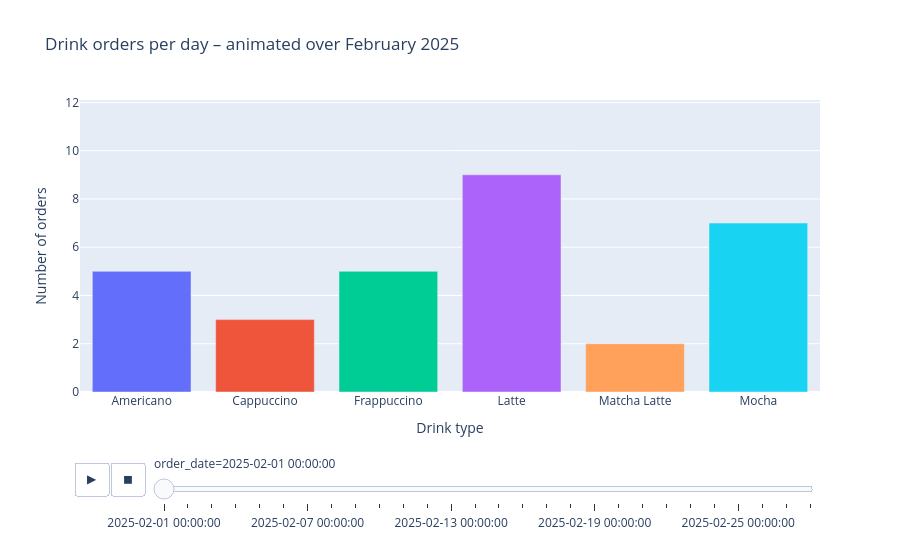

Notebook code for this chart:
### Code cell
# Prepare data: count per drink per day
daily_drink = df.groupby(['order_date','drink_type']).size().reset_index(name='count')

fig = px.bar(
    daily_drink,
    x='drink_type',
    y='count',
    color='drink_type',
    animation_frame='order_date',
    animation_group='drink_type',
    range_y=[0, daily_drink['count'].max()*1.1],
    title="Drink orders per day – animated over February 2025",
    labels={'count':'Number of orders'},
    height=550
)

fig.update_layout(
    xaxis_title="Drink type",
    yaxis_title="Number of orders",
    showlegend=False
)

fig.show()

### Figure 1 — Plotly figure (JSON) as saved in the notebook; plotly's stock layout.template omitted (floating-point values rounded to 4 significant figures)
{"data": [{"hovertemplate": "drink_type=%{x}<br>order_date=2025-02-01 00:00:00<br>Number of orders=%{y}<extra></extra>", "ids": ["Americano"], "legendgroup": "Americano", "marker": {"color": "#636efa", "pattern": {"shape": ""}}, "name": "Americano", "orientation": "v", "showlegend": true, "textposition": "auto", "type": "bar", "x": ["Americano"], "xaxis": "x", "y": [5], "yaxis": "y"}, {"hovertemplate": "drink_type=%{x}<br>order_date=2025-02-01 00:00:00<br>Number of orders=%{y}<extra></extra>", "ids": ["Cappuccino"], "legendgroup": "Cappuccino", "marker": {"color": "#EF553B", "pattern": {"shape": ""}}, "name": "Cappuccino", "orientation": "v", "showlegend": true, "textposition": "auto", "type": "bar", "x": ["Cappuccino"], "xaxis": "x", "y": [3], "yaxis": "y"}, {"hovertemplate": "drink_type=%{x}<br>order_date=2025-02-01 00:00:00<br>Number of orders=%{y}<extra></extra>", "ids": ["Frappuccino"], "legendgroup": "Frappuccino", "marker": {"color": "#00cc96", "pattern": {"shape": ""}}, "name": "Frappuccino", "orientation": "v", "showlegend": true, "textposition": "auto", "type": "bar", "x": ["Frappuccino"], "xaxis": "x", "y": [5], "yaxis": "y"}, {"hovertemplate": "drink_type=%{x}<br>order_date=2025-02-01 00:00:00<br>Number of orders=%{y}<extra></extra>", "ids": ["Latte"], "legendgroup": "Latte", "marker": {"color": "#ab63fa", "pattern": {"shape": ""}}, "name": "Latte", "orientation": "v", "showlegend": true, "textposition": "auto", "type": "bar", "x": ["Latte"], "xaxis": "x", "y": [9], "yaxis": "y"}, {"hovertemplate": "drink_type=%{x}<br>order_date=2025-02-01 00:00:00<br>Number of orders=%{y}<extra></extra>", "ids": ["Matcha Latte"], "legendgroup": "Matcha Latte", "marker": {"color": "#FFA15A", "pattern": {"shape": ""}}, "name": "Matcha Latte", "orientation": "v", "showlegend": true, "textposition": "auto", "type": "bar", "x": ["Matcha Latte"], "xaxis": "x", "y": [2], "yaxis": "y"}, {"hovertemplate": "drink_type=%{x}<br>order_date=2025-02-01 00:00:00<br>Number of orders=%{y}<extra></extra>", "ids": ["Mocha"], "legendgroup": "Mocha", "marker": {"color": "#19d3f3", "pattern": {"shape": ""}}, "name": "Mocha", "orientation": "v", "showlegend": true, "textposition": "auto", "type": "bar", "x": ["Mocha"], "xaxis": "x", "y": [7], "yaxis": "y"}], "layout": {"barmode": "relative", "height": 550, "legend": {"title": {"text": "drink_type"}, "tracegroupgap": 0}, "showlegend": false, "sliders": [{"active": 0, "currentvalue": {"prefix": "order_date="}, "len": 0.9, "pad": {"b": 10, "t": 60}, "steps": [{"args": [["2025-02-01 00:00:00"], {"frame": {"duration": 0, "redraw": true}, "fromcurrent": true, "mode": "immediate", "transition": {"duration": 0, "easing": "linear"}}], "label": "2025-02-01 00:00:00", "method": "animate"}, {"args": [["2025-02-02 00:00:00"], {"frame": {"duration": 0, "redraw": true}, "fromcurrent": true, "mode": "immediate", "transition": {"duration": 0, "easing": "linear"}}], "label": "2025-02-02 00:00:00", "method": "animate"}, {"args": [["2025-02-03 00:00:00"], {"frame": {"duration": 0, "redraw": true}, "fromcurrent": true, "mode": "immediate", "transition": {"duration": 0, "easing": "linear"}}], "label": "2025-02-03 00:00:00", "method": "animate"}, {"args": [["2025-02-04 00:00:00"], {"frame": {"duration": 0, "redraw": true}, "fromcurrent": true, "mode": "immediate", "transition": {"duration": 0, "easing": "linear"}}], "label": "2025-02-04 00:00:00", "method": "animate"}, {"args": [["2025-02-05 00:00:00"], {"frame": {"duration": 0, "redraw": true}, "fromcurrent": true, "mode": "immediate", "transition": {"duration": 0, "easing": "linear"}}], "label": "2025-02-05 00:00:00", "method": "animate"}, {"args": [["2025-02-06 00:00:00"], {"frame": {"duration": 0, "redraw": true}, "fromcurrent": true, "mode": "immediate", "transition": {"duration": 0, "easing": "linear"}}], "label": "2025-02-06 00:00:00", "method": "animate"}, {"args": [["2025-02-07 00:00:00"], {"frame": {"duration": 0, "redraw": true}, "fromcurrent": true, "mode": "immediate", "transition": {"duration": 0, "easing": "linear"}}], "label": "2025-02-07 00:00:00", "method": "animate"}, {"args": [["2025-02-08 00:00:00"], {"frame": {"duration": 0, "redraw": true}, "fromcurrent": true, "mode": "immediate", "transition": {"duration": 0, "easing": "linear"}}], "label": "2025-02-08 00:00:00", "method": "animate"}, {"args": [["2025-02-09 00:00:00"], {"frame": {"duration": 0, "redraw": true}, "fromcurrent": true, "mode": "immediate", "transition": {"duration": 0, "easing": "linear"}}], "label": "2025-02-09 00:00:00", "method": "animate"}, {"args": [["2025-02-10 00:00:00"], {"frame": {"duration": 0, "redraw": true}, "fromcurrent": true, "mode": "immediate", "transition": {"duration": 0, "easing": "linear"}}], "label": "2025-02-10 00:00:00", "method": "animate"}, {"args": [["2025-02-11 00:00:00"], {"frame": {"duration": 0, "redraw": true}, "fromcurrent": true, "mode": "immediate", "transition": {"duration": 0, "easing": "linear"}}], "label": "2025-02-11 00:00:00", "method": "animate"}, {"args": [["2025-02-12 00:00:00"], {"frame": {"duration": 0, "redraw": true}, "fromcurrent": true, "mode": "immediate", "transition": {"duration": 0, "easing": "linear"}}], "label": "2025-02-12 00:00:00", "method": "animate"}, {"args": [["2025-02-13 00:00:00"], {"frame": {"duration": 0, "redraw": true}, "fromcurrent": true, "mode": "immediate", "transition": {"duration": 0, "easing": "linear"}}], "label": "2025-02-13 00:00:00", "method": "animate"}, {"args": [["2025-02-14 00:00:00"], {"frame": {"duration": 0, "redraw": true}, "fromcurrent": true, "mode": "immediate", "transition": {"duration": 0, "easing": "linear"}}], "label": "2025-02-14 00:00:00", "method": "animate"}, {"args": [["2025-02-15 00:00:00"], {"frame": {"duration": 0, "redraw": true}, "fromcurrent": true, "mode": "immediate", "transition": {"duration": 0, "easing": "linear"}}], "label": "2025-02-15 00:00:00", "method": "animate"}, {"args": [["2025-02-16 00:00:00"], {"frame": {"duration": 0, "redraw": true}, "fromcurrent": true, "mode": "immediate", "transition": {"duration": 0, "easing": "linear"}}], "label": "2025-02-16 00:00:00", "method": "animate"}, {"args": [["2025-02-17 00:00:00"], {"frame": {"duration": 0, "redraw": true}, "fromcurrent": true, "mode": "immediate", "transition": {"duration": 0, "easing": "linear"}}], "label": "2025-02-17 00:00:00", "method": "animate"}, {"args": [["2025-02-18 00:00:00"], {"frame": {"duration": 0, "redraw": true}, "fromcurrent": true, "mode": "immediate", "transition": {"duration": 0, "easing": "linear"}}], "label": "2025-02-18 00:00:00", "method": "animate"}, {"args": [["2025-02-19 00:00:00"], {"frame": {"duration": 0, "redraw": true}, "fromcurrent": true, "mode": "immediate", "transition": {"duration": 0, "easing": "linear"}}], "label": "2025-02-19 00:00:00", "method": "animate"}, {"args": [["2025-02-20 00:00:00"], {"frame": {"duration": 0, "redraw": true}, "fromcurrent": true, "mode": "immediate", "transition": {"duration": 0, "easing": "linear"}}], "label": "2025-02-20 00:00:00", "method": "animate"}, {"args": [["2025-02-21 00:00:00"], {"frame": {"duration": 0, "redraw": true}, "fromcurrent": true, "mode": "immediate", "transition": {"duration": 0, "easing": "linear"}}], "label": "2025-02-21 00:00:00", "method": "animate"}, {"args": [["2025-02-22 00:00:00"], {"frame": {"duration": 0, "redraw": true}, "fromcurrent": true, "mode": "immediate", "transition": {"duration": 0, "easing": "linear"}}], "label": "2025-02-22 00:00:00", "method": "animate"}, {"args": [["2025-02-23 00:00:00"], {"frame": {"duration": 0, "redraw": true}, "fromcurrent": true, "mode": "immediate", "transition": {"duration": 0, "easing": "linear"}}], "label": "2025-02-23 00:00:00", "method": "animate"}, {"args": [["2025-02-24 00:00:00"], {"frame": {"duration": 0, "redraw": true}, "fromcurrent": true, "mode": "immediate", "transition": {"duration": 0, "easing": "linear"}}], "label": "2025-02-24 00:00:00", "method": "animate"}, {"args": [["2025-02-25 00:00:00"], {"frame": {"duration": 0, "redraw": true}, "fromcurrent": true, "mode": "immediate", "transition": {"duration": 0, "easing": "linear"}}], "label": "2025-02-25 00:00:00", "method": "animate"}, {"args": [["2025-02-26 00:00:00"], {"frame": {"duration": 0, "redraw": true}, "fromcurrent": true, "mode": "immediate", "transition": {"duration": 0, "easing": "linear"}}], "label": "2025-02-26 00:00:00", "method": "animate"}, {"args": [["2025-02-27 00:00:00"], {"frame": {"duration": 0, "redraw": true}, "fromcurrent": true, "mode": "immediate", "transition": {"duration": 0, "easing": "linear"}}], "label": "2025-02-27 00:00:00", "method": "animate"}, {"args": [["2025-02-28 00:00:00"], {"frame": {"duration": 0, "redraw": true}, "fromcurrent": true, "mode": "immediate", "transition": {"duration": 0, "easing": "linear"}}], "label": "2025-02-28 00:00:00", "method": "animate"}], "x": 0.1, "xanchor": "left", "y": 0, "yanchor": "top"}], "title": {"text": "Drink orders per day – animated over February 2025"}, "updatemenus": [{"buttons": [{"args": [null, {"frame": {"duration": 500, "redraw": true}, "fromcurrent": true, "mode": "immediate", "transition": {"duration": 500, "easing": "linear"}}], "label": "&#9654;", "method": "animate"}, {"args": [[null], {"frame": {"duration": 0, "redraw": true}, "fromcurrent": true, "mode": "immediate", "transition": {"duration": 0, "easing": "linear"}}], "label": "&#9724;", "method": "animate"}], "direction": "left", "pad": {"r": 10, "t": 70}, "showactive": false, "type": "buttons", "x": 0.1, "xanchor": "right", "y": 0, "yanchor": "top"}], "xaxis": {"anchor": "y", "categoryarray": ["Americano", "Cappuccino", "Frappuccino", "Latte", "Matcha Latte", "Mocha"], "categoryorder": "array", "domain": [0, 1], "title": {"text": "Drink type"}}, "yaxis": {"anchor": "x", "domain": [0, 1], "range": [0, 12.1], "title": {"text": "Number of orders"}}}}
